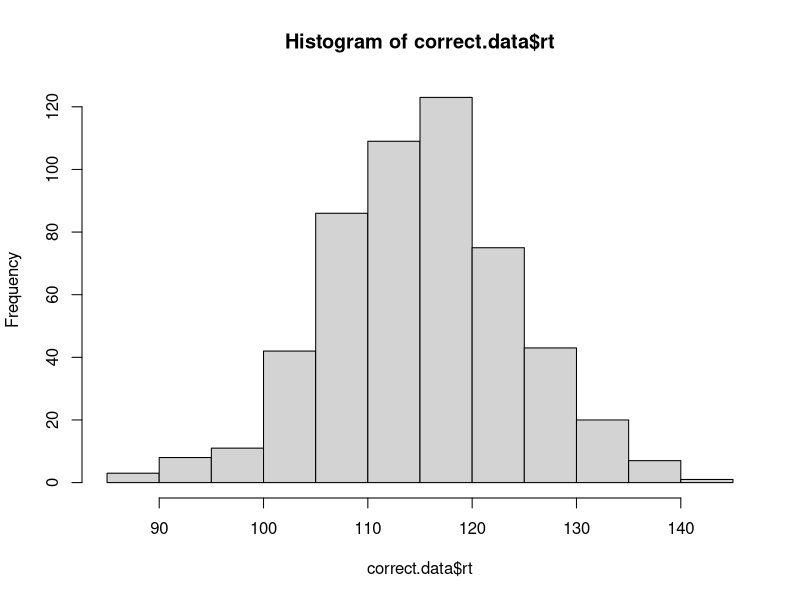
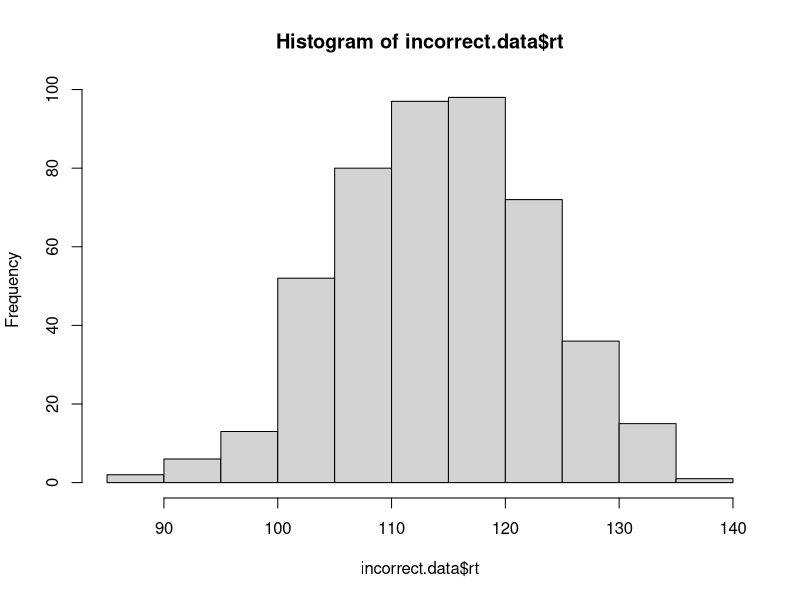

Generate these figures, in order, with R:
# implement the model by filling in the function below
# the model should return a data frame with two columns: correct and rt
# the correct column should be TRUE or FALSE, and rt should contain the
# number of steps it took to reach the criterion.

# note that the function takes four arguments:
# samples is the number of samples to draw from the model
# rate.1 is the evidence accumulation rate for the correct response (default value is 40)
# rate.2 is the evidence accumulation rate for the incorrect response (default value is 40)
# criterion is the threshold for a response (default value is 3)

# one oddity: note that higher values for rate.1 and rate.2 will actually produce slower RTs.
# this is because the rate parameter is controlling the rate of decay of the exponential distribution,
# so faster rates mean that less evidence is likely to accumulate on each step. we could make
# these parameters more intuitive by taking 1/rate.1 and 1/rate.2 as the values to rexp().

#correct = rate.1 crossed
accumulator.model <- function(samples, rate.1=40, rate.2=40, criterion=3){
  accuracy.array <- vector()
  rt.array <- vector()

  for (i in seq(from = 1, to = as.numeric(samples))) {
    intevsigpos <- 0
    intevsigneg <- 0
    rt <- 0
    while((-criterion <= intevsigneg) && (intevsigpos <= criterion)) {
      intevsigpos <- intevsigpos + rexp(1, rate.1)
      intevsigneg <- intevsigneg - rexp(1, rate.2)
  
      #print(intevsigpos)
      #print(intevsigneg)
      rt <- rt + 1
    }
    corr <- intevsigpos > criterion
    accuracy.array <- c(accuracy.array, corr)
    rt.array <- c(rt.array, rt)
  }
  output <- data.frame(
    correct = accuracy.array,
    rt = rt.array
  )
  return(output)
  
  output <- data.frame(
    correct = accuracy.array,
    rt = rt.array
  )
  
  return(output)
}

# test the model ####

# if the model is working correctly, then the line below should generate a data frame with 
# 1000 samples and about half of the samples should be correct. the average rt will probably
# be around 112, but might vary from that by a bit.

initial.test <- accumulator.model(1000)
sum(initial.test$correct) / length(initial.test$correct) # should be close to 0.5
mean(initial.test$rt) # should be about 112

# visualize the RT distributions ####

# we can use dplyr to filter the data and visualize the correct and incorrect RT distributions

library(dplyr)

correct.data <- initial.test %>% filter(correct==TRUE)
incorrect.data <- initial.test %>% filter(correct==FALSE)

hist(correct.data$rt)
hist(incorrect.data$rt)
